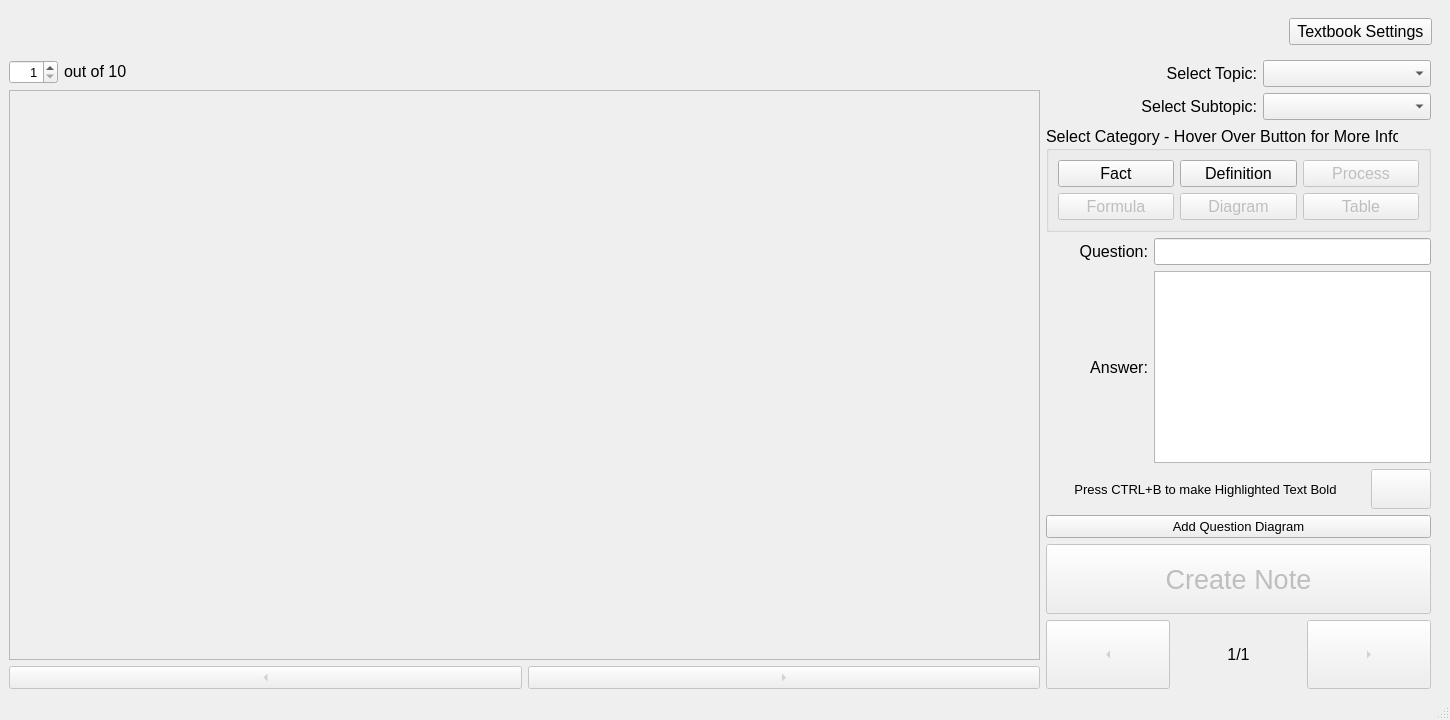
<?xml version="1.0" encoding="UTF-8"?>
<ui version="4.0">
 <class>MainWindow</class>
 <widget class="QMainWindow" name="MainWindow">
  <property name="geometry">
   <rect>
    <x>0</x>
    <y>0</y>
    <width>1450</width>
    <height>720</height>
   </rect>
  </property>
  <property name="windowTitle">
   <string>Note and Flashcard Maker</string>
  </property>
  <widget class="QWidget" name="centralwidget">
   <layout class="QVBoxLayout" name="verticalLayout">
    <item>
     <widget class="QWidget" name="menuBar" native="true">
      <property name="sizePolicy">
       <sizepolicy hsizetype="Expanding" vsizetype="Fixed">
        <horstretch>0</horstretch>
        <verstretch>0</verstretch>
       </sizepolicy>
      </property>
      <property name="styleSheet">
       <string notr="true"/>
      </property>
      <layout class="QHBoxLayout" name="horizontalLayout_2">
       <item>
        <layout class="QHBoxLayout" name="horizontalLayout">
         <item>
          <widget class="QLabel" name="courseNameLabel">
           <property name="font">
            <font>
             <pointsize>16</pointsize>
            </font>
           </property>
           <property name="text">
            <string/>
           </property>
           <property name="alignment">
            <set>Qt::AlignCenter</set>
           </property>
          </widget>
         </item>
         <item>
          <widget class="QPushButton" name="settingsBtn">
           <property name="sizePolicy">
            <sizepolicy hsizetype="Fixed" vsizetype="Fixed">
             <horstretch>0</horstretch>
             <verstretch>0</verstretch>
            </sizepolicy>
           </property>
           <property name="minimumSize">
            <size>
             <width>0</width>
             <height>0</height>
            </size>
           </property>
           <property name="font">
            <font>
             <pointsize>12</pointsize>
            </font>
           </property>
           <property name="layoutDirection">
            <enum>Qt::LeftToRight</enum>
           </property>
           <property name="styleSheet">
            <string notr="true">background-color:#f0f0f0;</string>
           </property>
           <property name="text">
            <string> Textbook Settings </string>
           </property>
          </widget>
         </item>
        </layout>
       </item>
      </layout>
     </widget>
    </item>
    <item>
     <layout class="QHBoxLayout" name="horizontalLayout_3" stretch="5,1">
      <item>
       <layout class="QGridLayout" name="gridLayout" columnstretch="0,0,1,0,0">
        <item row="0" column="0">
         <widget class="QSpinBox" name="pageBox">
          <property name="sizePolicy">
           <sizepolicy hsizetype="Expanding" vsizetype="Fixed">
            <horstretch>0</horstretch>
            <verstretch>0</verstretch>
           </sizepolicy>
          </property>
          <property name="font">
           <font>
            <pointsize>10</pointsize>
           </font>
          </property>
          <property name="alignment">
           <set>Qt::AlignRight|Qt::AlignTrailing|Qt::AlignVCenter</set>
          </property>
          <property name="minimum">
           <number>1</number>
          </property>
          <property name="maximum">
           <number>100</number>
          </property>
         </widget>
        </item>
        <item row="0" column="4">
         <widget class="QLabel" name="pdfNameLabel">
          <property name="font">
           <font>
            <pointsize>12</pointsize>
           </font>
          </property>
          <property name="text">
           <string/>
          </property>
          <property name="alignment">
           <set>Qt::AlignRight|Qt::AlignTrailing|Qt::AlignVCenter</set>
          </property>
         </widget>
        </item>
        <item row="1" column="0" colspan="5">
         <widget class="QScrollArea" name="scrollArea">
          <property name="widgetResizable">
           <bool>true</bool>
          </property>
          <widget class="QWidget" name="scrollAreaWidgetContents_2">
           <property name="geometry">
            <rect>
             <x>0</x>
             <y>0</y>
             <width>928</width>
             <height>534</height>
            </rect>
           </property>
          </widget>
         </widget>
        </item>
        <item row="2" column="0" colspan="5">
         <layout class="QHBoxLayout" name="pageTurnLayout">
          <item>
           <widget class="QToolButton" name="prevPageBtn">
            <property name="enabled">
             <bool>false</bool>
            </property>
            <property name="sizePolicy">
             <sizepolicy hsizetype="Expanding" vsizetype="Fixed">
              <horstretch>0</horstretch>
              <verstretch>0</verstretch>
             </sizepolicy>
            </property>
            <property name="text">
             <string>...</string>
            </property>
            <property name="arrowType">
             <enum>Qt::LeftArrow</enum>
            </property>
           </widget>
          </item>
          <item>
           <widget class="QToolButton" name="nextPageBtn">
            <property name="enabled">
             <bool>false</bool>
            </property>
            <property name="sizePolicy">
             <sizepolicy hsizetype="Expanding" vsizetype="Fixed">
              <horstretch>0</horstretch>
              <verstretch>0</verstretch>
             </sizepolicy>
            </property>
            <property name="text">
             <string>...</string>
            </property>
            <property name="arrowType">
             <enum>Qt::RightArrow</enum>
            </property>
           </widget>
          </item>
         </layout>
        </item>
        <item row="0" column="1" colspan="3">
         <widget class="QLabel" name="pageLabel">
          <property name="sizePolicy">
           <sizepolicy hsizetype="Expanding" vsizetype="Fixed">
            <horstretch>0</horstretch>
            <verstretch>0</verstretch>
           </sizepolicy>
          </property>
          <property name="font">
           <font>
            <pointsize>12</pointsize>
           </font>
          </property>
          <property name="text">
           <string>out of 10</string>
          </property>
         </widget>
        </item>
       </layout>
      </item>
      <item>
       <layout class="QGridLayout" name="gridLayout_2">
        <item row="1" column="0" colspan="2">
         <widget class="QLabel" name="label_3">
          <property name="font">
           <font>
            <pointsize>12</pointsize>
           </font>
          </property>
          <property name="text">
           <string>Select Subtopic:</string>
          </property>
          <property name="alignment">
           <set>Qt::AlignRight|Qt::AlignTrailing|Qt::AlignVCenter</set>
          </property>
         </widget>
        </item>
        <item row="0" column="2" colspan="2">
         <widget class="QComboBox" name="topicCombo">
          <property name="font">
           <font>
            <pointsize>12</pointsize>
           </font>
          </property>
         </widget>
        </item>
        <item row="0" column="0" colspan="2">
         <widget class="QLabel" name="label_2">
          <property name="font">
           <font>
            <pointsize>12</pointsize>
           </font>
          </property>
          <property name="text">
           <string>Select Topic:</string>
          </property>
          <property name="alignment">
           <set>Qt::AlignRight|Qt::AlignTrailing|Qt::AlignVCenter</set>
          </property>
         </widget>
        </item>
        <item row="7" column="0" colspan="4">
         <layout class="QHBoxLayout" name="horizontalLayout_7">
          <item>
           <widget class="QPushButton" name="questDiagramBtn">
            <property name="font">
             <font>
              <pointsize>10</pointsize>
             </font>
            </property>
            <property name="text">
             <string>Add Question Diagram</string>
            </property>
           </widget>
          </item>
         </layout>
        </item>
        <item row="4" column="1" colspan="3">
         <widget class="QPlainTextEdit" name="answerEdit">
          <property name="font">
           <font>
            <pointsize>12</pointsize>
           </font>
          </property>
         </widget>
        </item>
        <item row="9" column="0" colspan="4">
         <layout class="QHBoxLayout" name="horizontalLayout_8">
          <item>
           <widget class="QToolButton" name="prevNoteBtn">
            <property name="enabled">
             <bool>false</bool>
            </property>
            <property name="sizePolicy">
             <sizepolicy hsizetype="Expanding" vsizetype="Expanding">
              <horstretch>0</horstretch>
              <verstretch>0</verstretch>
             </sizepolicy>
            </property>
            <property name="text">
             <string>...</string>
            </property>
            <property name="arrowType">
             <enum>Qt::LeftArrow</enum>
            </property>
           </widget>
          </item>
          <item>
           <widget class="QLabel" name="noteNoLabel">
            <property name="sizePolicy">
             <sizepolicy hsizetype="Expanding" vsizetype="Expanding">
              <horstretch>0</horstretch>
              <verstretch>0</verstretch>
             </sizepolicy>
            </property>
            <property name="font">
             <font>
              <pointsize>12</pointsize>
             </font>
            </property>
            <property name="text">
             <string>1/1</string>
            </property>
            <property name="alignment">
             <set>Qt::AlignCenter</set>
            </property>
           </widget>
          </item>
          <item>
           <widget class="QToolButton" name="nextNoteBtn">
            <property name="enabled">
             <bool>false</bool>
            </property>
            <property name="sizePolicy">
             <sizepolicy hsizetype="Expanding" vsizetype="Expanding">
              <horstretch>0</horstretch>
              <verstretch>0</verstretch>
             </sizepolicy>
            </property>
            <property name="text">
             <string>...</string>
            </property>
            <property name="arrowType">
             <enum>Qt::RightArrow</enum>
            </property>
           </widget>
          </item>
         </layout>
        </item>
        <item row="3" column="0">
         <widget class="QLabel" name="label_7">
          <property name="font">
           <font>
            <pointsize>12</pointsize>
           </font>
          </property>
          <property name="text">
           <string>Question:</string>
          </property>
          <property name="alignment">
           <set>Qt::AlignRight|Qt::AlignTrailing|Qt::AlignVCenter</set>
          </property>
         </widget>
        </item>
        <item row="1" column="2" colspan="2">
         <widget class="QComboBox" name="subtopicCombo">
          <property name="font">
           <font>
            <pointsize>12</pointsize>
           </font>
          </property>
         </widget>
        </item>
        <item row="2" column="0" colspan="4">
         <widget class="QGroupBox" name="groupBox">
          <property name="sizePolicy">
           <sizepolicy hsizetype="Expanding" vsizetype="Expanding">
            <horstretch>0</horstretch>
            <verstretch>0</verstretch>
           </sizepolicy>
          </property>
          <property name="font">
           <font>
            <pointsize>12</pointsize>
           </font>
          </property>
          <property name="title">
           <string>Select Category - Hover Over Button for More Info</string>
          </property>
          <layout class="QVBoxLayout" name="verticalLayout_2">
           <item>
            <layout class="QVBoxLayout" name="verticalLayout_3">
             <item>
              <layout class="QHBoxLayout" name="horizontalLayout_5">
               <item>
                <widget class="QPushButton" name="factBtn">
                 <property name="sizePolicy">
                  <sizepolicy hsizetype="Expanding" vsizetype="Expanding">
                   <horstretch>0</horstretch>
                   <verstretch>0</verstretch>
                  </sizepolicy>
                 </property>
                 <property name="font">
                  <font>
                   <pointsize>12</pointsize>
                  </font>
                 </property>
                 <property name="toolTip">
                  <string>A Single Statement&lt;br&gt;of Information</string>
                 </property>
                 <property name="text">
                  <string>Fact</string>
                 </property>
                </widget>
               </item>
               <item>
                <widget class="QPushButton" name="definitionBtn">
                 <property name="sizePolicy">
                  <sizepolicy hsizetype="Expanding" vsizetype="Expanding">
                   <horstretch>0</horstretch>
                   <verstretch>0</verstretch>
                  </sizepolicy>
                 </property>
                 <property name="font">
                  <font>
                   <pointsize>12</pointsize>
                  </font>
                 </property>
                 <property name="toolTip">
                  <string>Information that should be&lt;br&gt;Remembered Word by Word</string>
                 </property>
                 <property name="text">
                  <string>Definition</string>
                 </property>
                </widget>
               </item>
               <item>
                <widget class="QPushButton" name="explainBtn">
                 <property name="enabled">
                  <bool>false</bool>
                 </property>
                 <property name="sizePolicy">
                  <sizepolicy hsizetype="Expanding" vsizetype="Expanding">
                   <horstretch>0</horstretch>
                   <verstretch>0</verstretch>
                  </sizepolicy>
                 </property>
                 <property name="font">
                  <font>
                   <pointsize>12</pointsize>
                  </font>
                 </property>
                 <property name="text">
                  <string>Process</string>
                 </property>
                </widget>
               </item>
              </layout>
             </item>
            </layout>
           </item>
           <item>
            <layout class="QHBoxLayout" name="horizontalLayout_6">
             <item>
              <widget class="QPushButton" name="formulaBtn">
               <property name="enabled">
                <bool>false</bool>
               </property>
               <property name="sizePolicy">
                <sizepolicy hsizetype="Expanding" vsizetype="Expanding">
                 <horstretch>0</horstretch>
                 <verstretch>0</verstretch>
                </sizepolicy>
               </property>
               <property name="font">
                <font>
                 <pointsize>12</pointsize>
                </font>
               </property>
               <property name="text">
                <string>Formula</string>
               </property>
              </widget>
             </item>
             <item>
              <widget class="QPushButton" name="diagramBtn">
               <property name="enabled">
                <bool>false</bool>
               </property>
               <property name="sizePolicy">
                <sizepolicy hsizetype="Expanding" vsizetype="Expanding">
                 <horstretch>0</horstretch>
                 <verstretch>0</verstretch>
                </sizepolicy>
               </property>
               <property name="font">
                <font>
                 <pointsize>12</pointsize>
                </font>
               </property>
               <property name="text">
                <string>Diagram</string>
               </property>
              </widget>
             </item>
             <item>
              <widget class="QPushButton" name="tableBtn">
               <property name="enabled">
                <bool>false</bool>
               </property>
               <property name="sizePolicy">
                <sizepolicy hsizetype="Expanding" vsizetype="Expanding">
                 <horstretch>0</horstretch>
                 <verstretch>0</verstretch>
                </sizepolicy>
               </property>
               <property name="font">
                <font>
                 <pointsize>12</pointsize>
                </font>
               </property>
               <property name="text">
                <string>Table</string>
               </property>
              </widget>
             </item>
            </layout>
           </item>
          </layout>
         </widget>
        </item>
        <item row="8" column="0" colspan="4">
         <widget class="QPushButton" name="createNoteBtn">
          <property name="enabled">
           <bool>false</bool>
          </property>
          <property name="sizePolicy">
           <sizepolicy hsizetype="Expanding" vsizetype="Expanding">
            <horstretch>0</horstretch>
            <verstretch>0</verstretch>
           </sizepolicy>
          </property>
          <property name="font">
           <font>
            <pointsize>20</pointsize>
           </font>
          </property>
          <property name="text">
           <string>Create Note</string>
          </property>
         </widget>
        </item>
        <item row="4" column="0">
         <widget class="QLabel" name="label_4">
          <property name="font">
           <font>
            <pointsize>12</pointsize>
           </font>
          </property>
          <property name="text">
           <string>Answer:</string>
          </property>
          <property name="alignment">
           <set>Qt::AlignRight|Qt::AlignTrailing|Qt::AlignVCenter</set>
          </property>
         </widget>
        </item>
        <item row="3" column="1" colspan="3">
         <widget class="QLineEdit" name="questionEdit">
          <property name="font">
           <font>
            <pointsize>12</pointsize>
           </font>
          </property>
         </widget>
        </item>
        <item row="5" column="0" rowspan="2" colspan="3">
         <widget class="QLabel" name="label_5">
          <property name="font">
           <font>
            <pointsize>10</pointsize>
           </font>
          </property>
          <property name="text">
           <string>Press CTRL+B to make Highlighted Text Bold</string>
          </property>
          <property name="alignment">
           <set>Qt::AlignCenter</set>
          </property>
         </widget>
        </item>
        <item row="5" column="3" rowspan="2">
         <widget class="QPushButton" name="delBtn">
          <property name="enabled">
           <bool>false</bool>
          </property>
          <property name="sizePolicy">
           <sizepolicy hsizetype="Fixed" vsizetype="Fixed">
            <horstretch>0</horstretch>
            <verstretch>0</verstretch>
           </sizepolicy>
          </property>
          <property name="minimumSize">
           <size>
            <width>60</width>
            <height>40</height>
           </size>
          </property>
          <property name="maximumSize">
           <size>
            <width>60</width>
            <height>40</height>
           </size>
          </property>
          <property name="text">
           <string/>
          </property>
         </widget>
        </item>
        <item row="5" column="6" rowspan="2">
         <spacer name="horizontalSpacer">
          <property name="orientation">
           <enum>Qt::Horizontal</enum>
          </property>
          <property name="sizeType">
           <enum>QSizePolicy::Fixed</enum>
          </property>
          <property name="sizeHint" stdset="0">
           <size>
            <width>10</width>
            <height>10</height>
           </size>
          </property>
         </spacer>
        </item>
       </layout>
      </item>
     </layout>
    </item>
   </layout>
  </widget>
  <widget class="QStatusBar" name="statusbar"/>
 </widget>
 <resources/>
 <connections/>
</ui>
